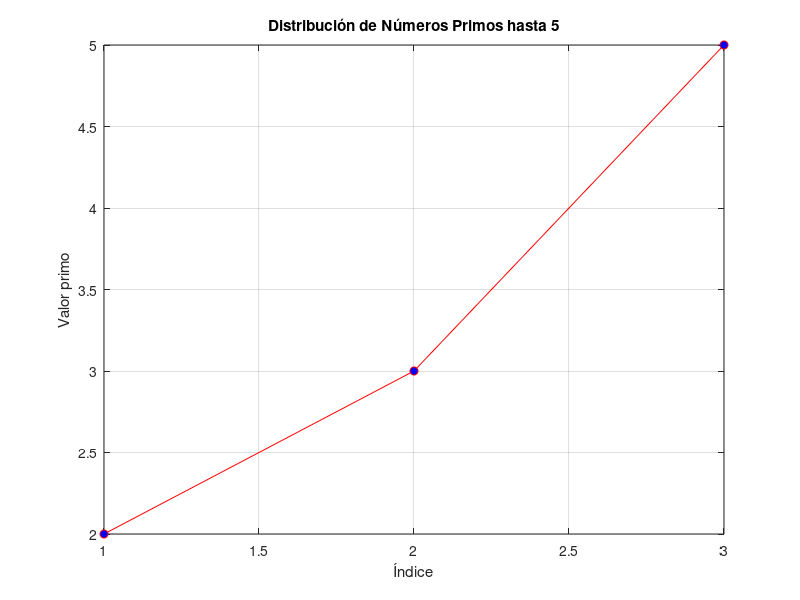

MATLAB code to generate this figure:
% Descripción: Este programa verifica si un número ingresado es primo,
% muestra todos los primos hasta ese número y grafica su distribución.
% Además incluye funciones auxiliares y documentación interna.

function [] = GeneradorVerificadorPrimosConGrafica()
    % Solicitar entrada al usuario
    n = input('Ingrese un número entero mayor que 1: ');
    
    % Validar entrada
    if ~isnumeric(n) || n <= 1 || rem(n,1) ~= 0
        error('Debe ingresar un número entero mayor que 1');
    end
    
    % Verificar primalidad
    if esPrimo(n)
        fprintf('%d es un número primo\n', n);
    else
        fprintf('%d no es un número primo\n', n);
    end
    
    % Generar y mostrar lista de primos hasta n
    primos = obtenerPrimos(n);
    fprintf('Números primos hasta %d:\n', n);
    disp(primos);
    
    % Graficar distribución de primos
    figure;
    plot(primos, 'ro-', 'MarkerFaceColor', 'b');
    title(sprintf('Distribución de Números Primos hasta %d', n));
    xlabel('Índice');
    ylabel('Valor primo');
    grid on;
end

function resultado = esPrimo(num)
    % Función auxiliar para verificar si un número es primo
    % Input: num - número a verificar
    % Output: resultado - booleano (true si es primo)
    
    if num < 2
        resultado = false;
        return
    end
    for i = 2:sqrt(num)
        if rem(num, i) == 0
            resultado = false;
            return
        end
    end
    resultado = true;
end

function primos = obtenerPrimos(limite)
    % Función auxiliar que genera todos los primos <= limite
    % Utiliza el método de la criba de Eratóstenes
    % Input: limite - número máximo a considerar
    % Output: primos - lista de números primos
    
    candidatos = 2:limite;
    primos = [];
    while ~isempty(candidatos)
        actual = candidatos(1);
        primos(end+1) = actual; %#ok<AGROW>
        candidatos = candidatos(mod(candidatos, actual) ~= 0);
    end
end